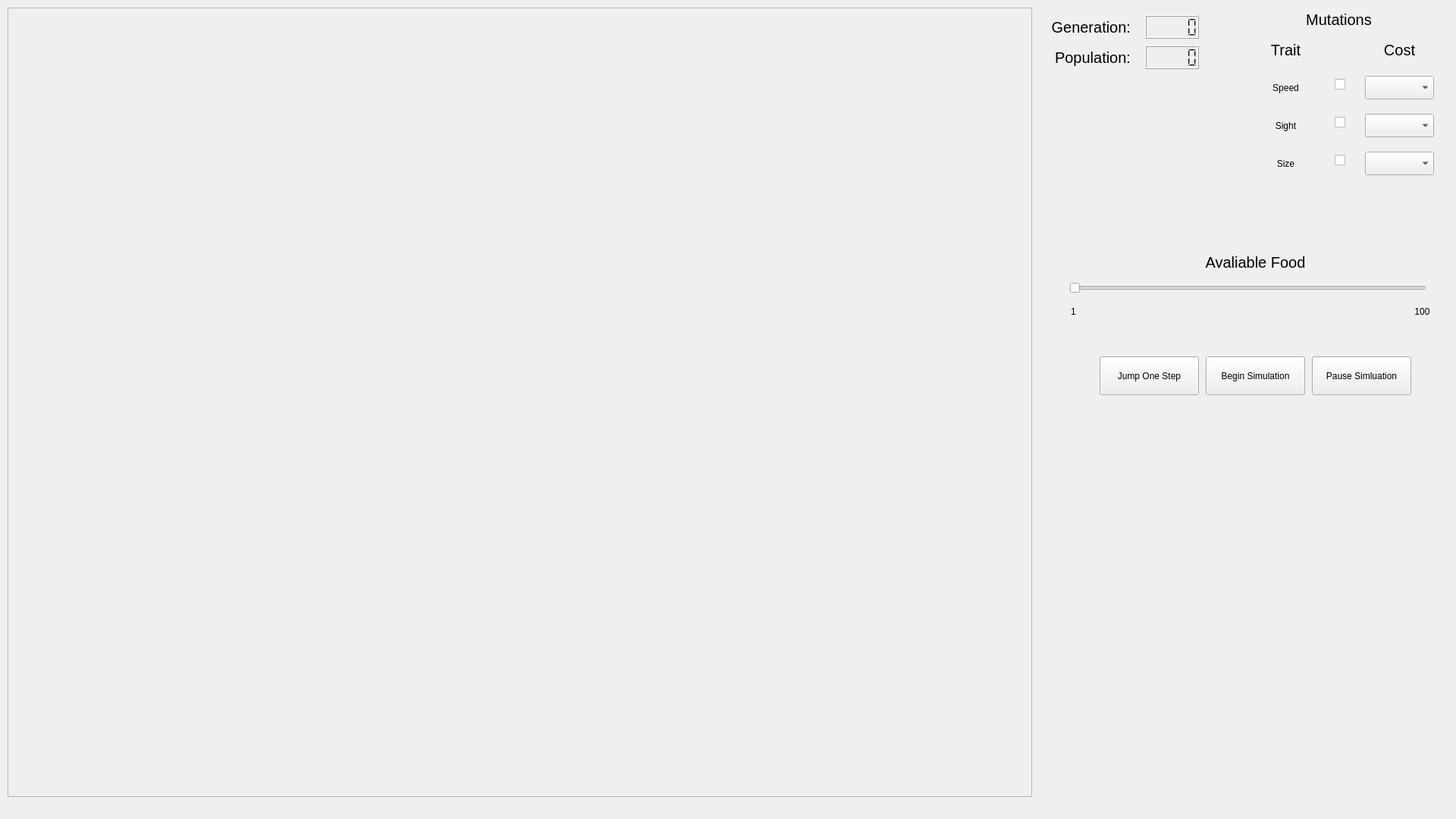
<?xml version="1.0" encoding="UTF-8"?>
<ui version="4.0">
 <class>PopulationSimulator</class>
 <widget class="QMainWindow" name="PopulationSimulator">
  <property name="geometry">
   <rect>
    <x>0</x>
    <y>0</y>
    <width>1920</width>
    <height>1080</height>
   </rect>
  </property>
  <property name="windowTitle">
   <string>Population Simulator</string>
  </property>
  <property name="tabShape">
   <enum>QTabWidget::Triangular</enum>
  </property>
  <widget class="QWidget" name="centralwidget">
   <widget class="QComboBox" name="speed_cost_function_comboBox">
    <property name="geometry">
     <rect>
      <x>1800</x>
      <y>100</y>
      <width>91</width>
      <height>31</height>
     </rect>
    </property>
    <property name="editable">
     <bool>false</bool>
    </property>
   </widget>
   <widget class="QLabel" name="label">
    <property name="geometry">
     <rect>
      <x>1800</x>
      <y>50</y>
      <width>91</width>
      <height>31</height>
     </rect>
    </property>
    <property name="font">
     <font>
      <pointsize>15</pointsize>
     </font>
    </property>
    <property name="styleSheet">
     <string notr="true"/>
    </property>
    <property name="text">
     <string>Cost</string>
    </property>
    <property name="scaledContents">
     <bool>true</bool>
    </property>
    <property name="alignment">
     <set>Qt::AlignCenter</set>
    </property>
   </widget>
   <widget class="QComboBox" name="size_cost_function_comboBox">
    <property name="geometry">
     <rect>
      <x>1800</x>
      <y>200</y>
      <width>91</width>
      <height>31</height>
     </rect>
    </property>
   </widget>
   <widget class="QComboBox" name="sight_cost_function_comboBox">
    <property name="geometry">
     <rect>
      <x>1800</x>
      <y>150</y>
      <width>91</width>
      <height>31</height>
     </rect>
    </property>
   </widget>
   <widget class="QLabel" name="label_2">
    <property name="geometry">
     <rect>
      <x>1650</x>
      <y>50</y>
      <width>91</width>
      <height>31</height>
     </rect>
    </property>
    <property name="font">
     <font>
      <pointsize>15</pointsize>
     </font>
    </property>
    <property name="styleSheet">
     <string notr="true"/>
    </property>
    <property name="text">
     <string>Trait</string>
    </property>
    <property name="scaledContents">
     <bool>true</bool>
    </property>
    <property name="alignment">
     <set>Qt::AlignCenter</set>
    </property>
   </widget>
   <widget class="QLabel" name="label_3">
    <property name="geometry">
     <rect>
      <x>1650</x>
      <y>100</y>
      <width>91</width>
      <height>31</height>
     </rect>
    </property>
    <property name="toolTip">
     <string>&lt;html&gt;&lt;head/&gt;&lt;body&gt;&lt;p&gt;How fast a creature can move&lt;/p&gt;&lt;/body&gt;&lt;/html&gt;</string>
    </property>
    <property name="text">
     <string>Speed</string>
    </property>
    <property name="alignment">
     <set>Qt::AlignCenter</set>
    </property>
   </widget>
   <widget class="QLabel" name="label_4">
    <property name="geometry">
     <rect>
      <x>1650</x>
      <y>150</y>
      <width>91</width>
      <height>31</height>
     </rect>
    </property>
    <property name="toolTip">
     <string>&lt;html&gt;&lt;head/&gt;&lt;body&gt;&lt;p&gt;How far a creature can see, if a creature can see food it will pursue it &lt;/p&gt;&lt;/body&gt;&lt;/html&gt;</string>
    </property>
    <property name="text">
     <string>Sight</string>
    </property>
    <property name="alignment">
     <set>Qt::AlignCenter</set>
    </property>
   </widget>
   <widget class="QLabel" name="label_5">
    <property name="geometry">
     <rect>
      <x>1650</x>
      <y>200</y>
      <width>91</width>
      <height>31</height>
     </rect>
    </property>
    <property name="toolTip">
     <string>&lt;html&gt;&lt;head/&gt;&lt;body&gt;&lt;p&gt;Larger creatures can eat smaller creatures &lt;/p&gt;&lt;/body&gt;&lt;/html&gt;</string>
    </property>
    <property name="text">
     <string>Size</string>
    </property>
    <property name="alignment">
     <set>Qt::AlignCenter</set>
    </property>
   </widget>
   <widget class="QCheckBox" name="enable_size_mutation">
    <property name="geometry">
     <rect>
      <x>1760</x>
      <y>200</y>
      <width>21</width>
      <height>23</height>
     </rect>
    </property>
    <property name="toolTip">
     <string>&lt;html&gt;&lt;head/&gt;&lt;body&gt;&lt;p&gt;Enable a size mutation&lt;/p&gt;&lt;/body&gt;&lt;/html&gt;</string>
    </property>
    <property name="text">
     <string/>
    </property>
   </widget>
   <widget class="QCheckBox" name="enable_sight_mutation">
    <property name="geometry">
     <rect>
      <x>1760</x>
      <y>150</y>
      <width>21</width>
      <height>23</height>
     </rect>
    </property>
    <property name="toolTip">
     <string>&lt;html&gt;&lt;head/&gt;&lt;body&gt;&lt;p&gt;Enable a sight mutation&lt;/p&gt;&lt;/body&gt;&lt;/html&gt;</string>
    </property>
    <property name="text">
     <string/>
    </property>
   </widget>
   <widget class="QCheckBox" name="enable_speed_mutation">
    <property name="geometry">
     <rect>
      <x>1760</x>
      <y>100</y>
      <width>21</width>
      <height>23</height>
     </rect>
    </property>
    <property name="toolTip">
     <string>&lt;html&gt;&lt;head/&gt;&lt;body&gt;&lt;p&gt;Enablel a speed mutation&lt;/p&gt;&lt;/body&gt;&lt;/html&gt;</string>
    </property>
    <property name="text">
     <string/>
    </property>
   </widget>
   <widget class="QLCDNumber" name="generation_number">
    <property name="geometry">
     <rect>
      <x>1510</x>
      <y>20</y>
      <width>71</width>
      <height>31</height>
     </rect>
    </property>
   </widget>
   <widget class="QLCDNumber" name="creature_number">
    <property name="geometry">
     <rect>
      <x>1510</x>
      <y>60</y>
      <width>71</width>
      <height>31</height>
     </rect>
    </property>
   </widget>
   <widget class="QLabel" name="label_6">
    <property name="geometry">
     <rect>
      <x>1370</x>
      <y>20</y>
      <width>121</width>
      <height>31</height>
     </rect>
    </property>
    <property name="font">
     <font>
      <pointsize>15</pointsize>
     </font>
    </property>
    <property name="text">
     <string>Generation:</string>
    </property>
    <property name="alignment">
     <set>Qt::AlignRight|Qt::AlignTrailing|Qt::AlignVCenter</set>
    </property>
    <property name="margin">
     <number>0</number>
    </property>
   </widget>
   <widget class="QLabel" name="label_7">
    <property name="geometry">
     <rect>
      <x>1370</x>
      <y>60</y>
      <width>121</width>
      <height>31</height>
     </rect>
    </property>
    <property name="font">
     <font>
      <pointsize>15</pointsize>
     </font>
    </property>
    <property name="text">
     <string>Population:</string>
    </property>
    <property name="alignment">
     <set>Qt::AlignRight|Qt::AlignTrailing|Qt::AlignVCenter</set>
    </property>
    <property name="margin">
     <number>0</number>
    </property>
   </widget>
   <widget class="QFrame" name="simulation_window">
    <property name="geometry">
     <rect>
      <x>10</x>
      <y>10</y>
      <width>1351</width>
      <height>1041</height>
     </rect>
    </property>
    <property name="frameShape">
     <enum>QFrame::StyledPanel</enum>
    </property>
    <property name="frameShadow">
     <enum>QFrame::Raised</enum>
    </property>
   </widget>
   <widget class="QLabel" name="label_8">
    <property name="geometry">
     <rect>
      <x>1670</x>
      <y>10</y>
      <width>191</width>
      <height>31</height>
     </rect>
    </property>
    <property name="font">
     <font>
      <pointsize>15</pointsize>
     </font>
    </property>
    <property name="text">
     <string>Mutations</string>
    </property>
    <property name="alignment">
     <set>Qt::AlignCenter</set>
    </property>
    <property name="margin">
     <number>0</number>
    </property>
   </widget>
   <widget class="QSlider" name="food_slideer">
    <property name="geometry">
     <rect>
      <x>1410</x>
      <y>370</y>
      <width>471</width>
      <height>20</height>
     </rect>
    </property>
    <property name="minimum">
     <number>1</number>
    </property>
    <property name="maximum">
     <number>100</number>
    </property>
    <property name="orientation">
     <enum>Qt::Horizontal</enum>
    </property>
   </widget>
   <widget class="QLabel" name="label_9">
    <property name="geometry">
     <rect>
      <x>1560</x>
      <y>330</y>
      <width>191</width>
      <height>31</height>
     </rect>
    </property>
    <property name="font">
     <font>
      <pointsize>15</pointsize>
     </font>
    </property>
    <property name="text">
     <string>Avaliable Food</string>
    </property>
    <property name="alignment">
     <set>Qt::AlignCenter</set>
    </property>
    <property name="margin">
     <number>0</number>
    </property>
   </widget>
   <widget class="QLabel" name="label_10">
    <property name="geometry">
     <rect>
      <x>1400</x>
      <y>400</y>
      <width>31</width>
      <height>21</height>
     </rect>
    </property>
    <property name="text">
     <string>1</string>
    </property>
    <property name="alignment">
     <set>Qt::AlignCenter</set>
    </property>
   </widget>
   <widget class="QLabel" name="label_11">
    <property name="geometry">
     <rect>
      <x>1860</x>
      <y>400</y>
      <width>31</width>
      <height>21</height>
     </rect>
    </property>
    <property name="text">
     <string>100</string>
    </property>
    <property name="alignment">
     <set>Qt::AlignCenter</set>
    </property>
   </widget>
   <widget class="QPushButton" name="begin_sumulation_button">
    <property name="geometry">
     <rect>
      <x>1590</x>
      <y>470</y>
      <width>131</width>
      <height>51</height>
     </rect>
    </property>
    <property name="text">
     <string>Begin Simulation</string>
    </property>
   </widget>
   <widget class="QPushButton" name="pause_simulation_button">
    <property name="geometry">
     <rect>
      <x>1730</x>
      <y>470</y>
      <width>131</width>
      <height>51</height>
     </rect>
    </property>
    <property name="text">
     <string>Pause Simluation</string>
    </property>
   </widget>
   <widget class="QPushButton" name="jump_to_next_step_button">
    <property name="geometry">
     <rect>
      <x>1450</x>
      <y>470</y>
      <width>131</width>
      <height>51</height>
     </rect>
    </property>
    <property name="text">
     <string>Jump One Step</string>
    </property>
   </widget>
  </widget>
  <widget class="QMenuBar" name="menubar">
   <property name="geometry">
    <rect>
     <x>0</x>
     <y>0</y>
     <width>1920</width>
     <height>22</height>
    </rect>
   </property>
  </widget>
 </widget>
 <resources/>
 <connections/>
</ui>
